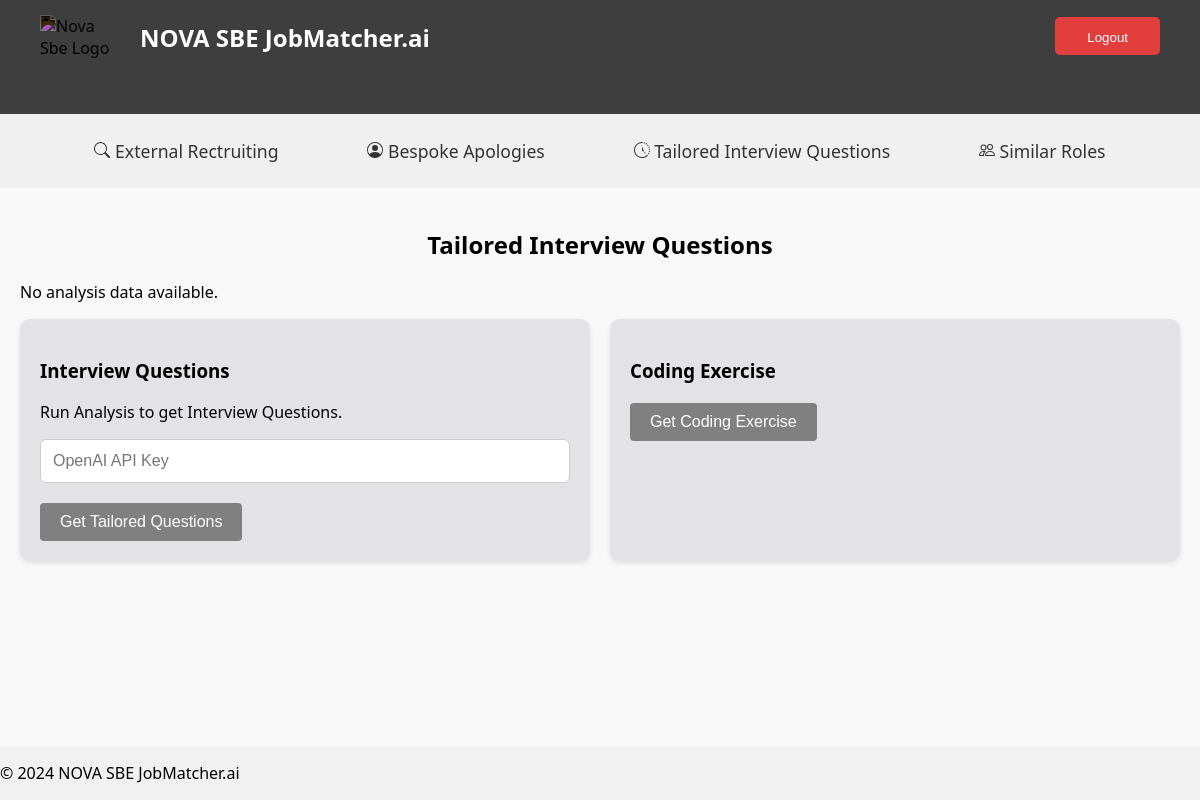
The app's page /tailored_interviews (signed in), older data.
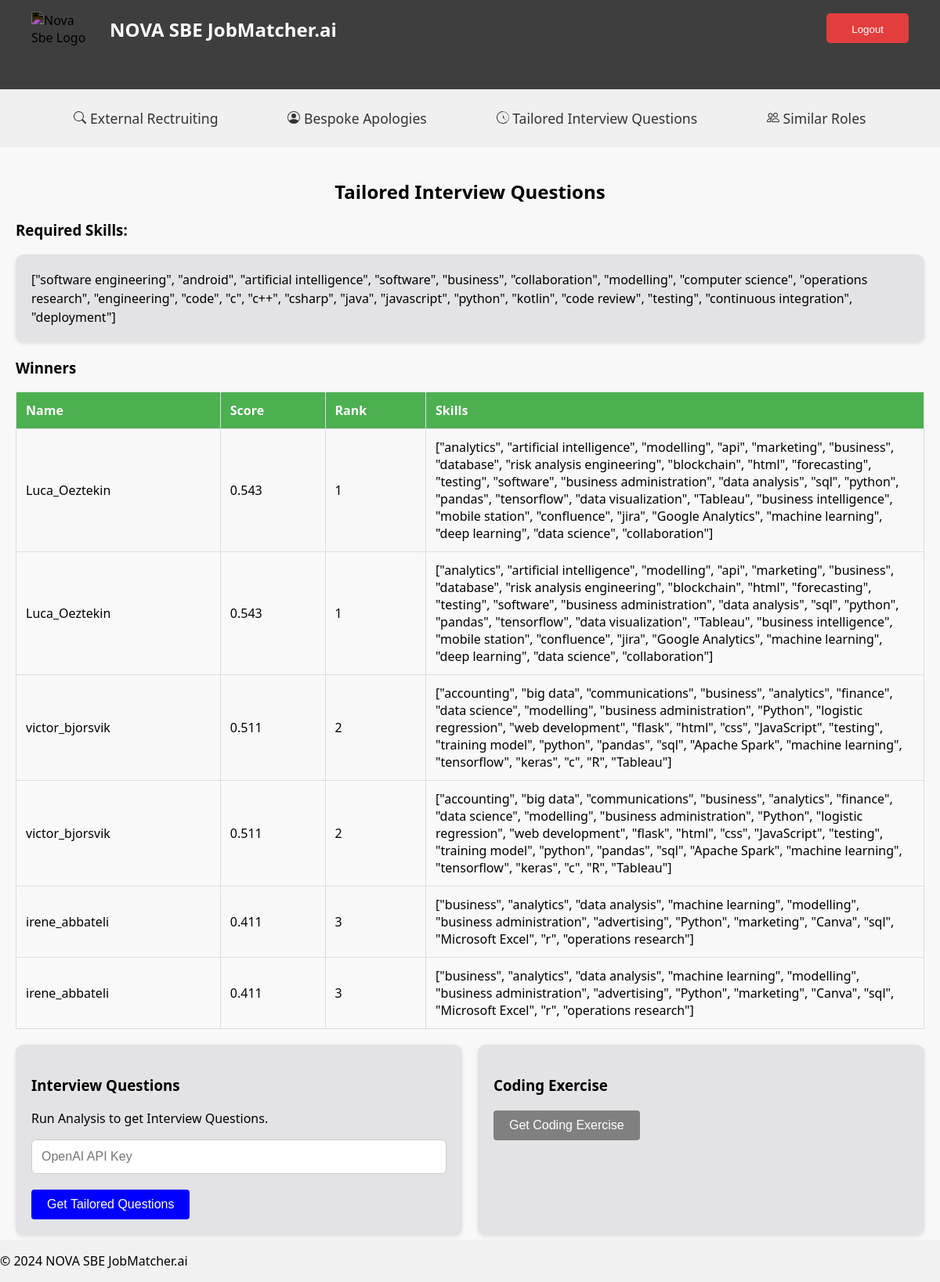
The same page, newer data.
### tables this page shows
CREATE TABLE job_postings (
    job_id INTEGER PRIMARY KEY AUTOINCREMENT,
    job_description TEXT NOT NULL,
    required_skills TEXT,
    created_at DATETIME DEFAULT CURRENT_TIMESTAMP
);

CREATE TABLE applicants (
    applicant_id INTEGER PRIMARY KEY AUTOINCREMENT,
    name TEXT NOT NULL,
    contact_info TEXT,
    skills TEXT,
    degrees TEXT,
    similarity_score REAL,
    rank INTEGER,
    interview_status TEXT
);

### user_interface/app.py (the view)
@app.route("/tailored_interviews", methods=["GET", "POST"])
@login_required
def tailored_interviews():
    db = get_db()
    cursor = db.cursor()
    cursor.execute(
        """SELECT * FROM applicants
          WHERE interview_status = 'Selected'
          ORDER BY RANK""")
    winners = cursor.fetchall()
    cursor.execute("SELECT required_skills FROM job_postings")
    required_skills = cursor.fetchall()
    if request.method == 'POST':
        if winners:
            MODEL = "gpt-4o-mini"
            if session.get("user_id") == 1:
                api_key = os.getenv("OPENAI_API_KEY", "<your OpenAI API key if not set as an env var>")
            else:
                api_key = request.form.get("password")
            try:
                response = main.tailored_questions(api_key, winners, required_skills, model=MODEL)
            except tenacity.RetryError as e:
                return apology_openai("Need a valid OpenAI API Key", 403)
        else:
            response = []
        winners = []
        required_skills = []
        return render_template("tailored_interviews.html", winners=winners, response=response, required_skills=required_skills)
    else:
        return render_template("tailored_interviews.html", winners=winners, required_skills=required_skills)

### user_interface/helpers.py (called while the page is built)
def get_db():
    if 'db' not in g:
        g.db = sqlite3.connect('skills.db')
        g.db.execute('PRAGMA foreign_keys = ON;')
    return g.db

def login_required(f):
    @wraps(f)
    def decorated_function(*args, **kwargs):
        if session.get("user_id") is None:
            return redirect("/login")
        return f(*args, **kwargs)
    return decorated_function

### user_interface/templates/tailored_interviews.html (shortened to what this page needs)
{% extends "layout.html" %}
{% block main %}
<p class="hello-user">Tailored Interview Questions</p>
{% if winners and required_skills %}
<h3>Required Skills:</h3>
<div class="skills-box">
    {{ required_skills[0][0] }}
</div>
{% endif %}
{% if winners %}
<div class="winners-table-container">
    <h3>Winners</h3>
    <table>
        <thead>
            <tr>
                <th>Name</th>
                <th>Score</th>
                <th>Rank</th>
                <th>Skills</th>
            </tr>
        </thead>
        <tbody>
        {% for winner in winners %}
        <tr>
            <td>{{ winner[1] }}</td>
            <td>{{ winner[5] | round(5, 'floor') }}</td>
            <td>{{ winner[6] }}</td>
            <td>{{ winner[3] }}</td>
        </tr>
        {% endfor %}
        </tbody>
    </table>
</div>
{% else %}
<p>No analysis data available.</p>
{% endif %}
<div class="content-row">
    <div class="content-box">
        <h3>Interview Questions</h3>
        {% if response %}
            <div class="questions-content">
                {{ response | safe }}
            </div>
        {% else %}
            <p>Run Analysis to get Interview Questions.</p>
        {% endif %}
        <form method="post" action="{{ url_for('tailored_interviews') }}" id="analysis-form" class="analysis-form">
            {% if not response %}
            <div class="form-group">
                <input id="password" name="password" placeholder="OpenAI API Key" type="password">
            </div>
            <button type="submit" class="action-button run-button" {% if not winners or not required_skills %}disabled{% endif %}>Get Tailored Questions</button>
            {% endif %}
        </form>
    </div>
    <div class="content-box">
        <h3>Coding Exercise</h3>
        <button id="fetch-exercise-btn" class="action-button run-button"
            {% if not response %}disabled{% endif %}>Get Coding Exercise</button>
    </div>
    </div>
{% endblock %}

Row changes from the older to the newer data that the page shows:
added job_postings: required_skills "[\"software engineering\", \"android\", \"artificial intelligence\", \"software\", \"business\", \"collaboration\", \"modelling\", \"computer science\", \"operations research\", \"engineering\", \"code\", \"c\", \"c++\", \"csharp\", \"java\", \"javascript\", \"python\", \"kotlin\", \"code review\", \"testing\", \"continuous integration\", \"deployment\"]"
added applicants: name "Luca_Oeztekin", similarity_score "0.543", rank "1", skills "[\"analytics\", \"artificial intelligence\", \"modelling\", \"api\", \"marketing\", \"business\", \"database\", \"risk analysis engineering\", \"blockchain\", \"html\", \"forecasting\", \"testing\", \"software\", \"business administration\", \"data analysis\", \"sql\", \"python\", \"pandas\", \"tensorflow\", \"data visualization\", \"Tableau\", \"business intelligence\", \"mobile station\", \"confluence\", \"jira\", \"Google Analytics\", \"machine learning\", \"deep learning\", \"data science\", \"collaboration\"]"
added applicants: name "Luca_Oeztekin", similarity_score "0.543", rank "1", skills "[\"analytics\", \"artificial intelligence\", \"modelling\", \"api\", \"marketing\", \"business\", \"database\", \"risk analysis engineering\", \"blockchain\", \"html\", \"forecasting\", \"testing\", \"software\", \"business administration\", \"data analysis\", \"sql\", \"python\", \"pandas\", \"tensorflow\", \"data visualization\", \"Tableau\", \"business intelligence\", \"mobile station\", \"confluence\", \"jira\", \"Google Analytics\", \"machine learning\", \"deep learning\", \"data science\", \"collaboration\"]"
added applicants: name "victor_bjorsvik", similarity_score "0.511", rank "2", skills "[\"accounting\", \"big data\", \"communications\", \"business\", \"analytics\", \"finance\", \"data science\", \"modelling\", \"business administration\", \"Python\", \"logistic regression\", \"web development\", \"flask\", \"html\", \"css\", \"JavaScript\", \"testing\", \"training model\", \"python\", \"pandas\", \"sql\", \"Apache Spark\", \"machine learning\", \"tensorflow\", \"keras\", \"c\", \"R\", \"Tableau\"]"
added applicants: name "victor_bjorsvik", similarity_score "0.511", rank "2", skills "[\"accounting\", \"big data\", \"communications\", \"business\", \"analytics\", \"finance\", \"data science\", \"modelling\", \"business administration\", \"Python\", \"logistic regression\", \"web development\", \"flask\", \"html\", \"css\", \"JavaScript\", \"testing\", \"training model\", \"python\", \"pandas\", \"sql\", \"Apache Spark\", \"machine learning\", \"tensorflow\", \"keras\", \"c\", \"R\", \"Tableau\"]"
added applicants: name "irene_abbateli", similarity_score "0.411", rank "3", skills "[\"business\", \"analytics\", \"data analysis\", \"machine learning\", \"modelling\", \"business administration\", \"advertising\", \"Python\", \"marketing\", \"Canva\", \"sql\", \"Microsoft Excel\", \"r\", \"operations research\"]"
added applicants: name "irene_abbateli", similarity_score "0.411", rank "3", skills "[\"business\", \"analytics\", \"data analysis\", \"machine learning\", \"modelling\", \"business administration\", \"advertising\", \"Python\", \"marketing\", \"Canva\", \"sql\", \"Microsoft Excel\", \"r\", \"operations research\"]"
Text that changed along with them:
text no longer shown: "No analysis data available."
text now shown: "Required Skills: Winners Name Score Rank Skills"
